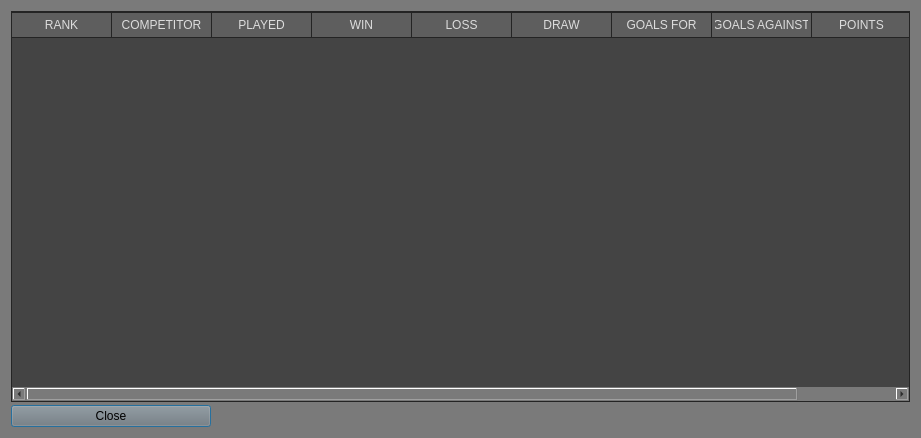
<?xml version="1.0" encoding="UTF-8"?>
<ui version="4.0">
 <class>Tournament</class>
 <widget class="QDialog" name="Tournament">
  <property name="geometry">
   <rect>
    <x>0</x>
    <y>0</y>
    <width>921</width>
    <height>438</height>
   </rect>
  </property>
  <property name="sizePolicy">
   <sizepolicy hsizetype="Expanding" vsizetype="Expanding">
    <horstretch>0</horstretch>
    <verstretch>0</verstretch>
   </sizepolicy>
  </property>
  <property name="focusPolicy">
   <enum>Qt::StrongFocus</enum>
  </property>
  <property name="contextMenuPolicy">
   <enum>Qt::NoContextMenu</enum>
  </property>
  <property name="windowTitle">
   <string>Tournament info</string>
  </property>
  <property name="windowIcon">
   <iconset>
    <normaloff>icon.ico</normaloff>icon.ico</iconset>
  </property>
  <property name="layoutDirection">
   <enum>Qt::LeftToRight</enum>
  </property>
  <property name="styleSheet">
   <string notr="true">background-color: rgb(122, 122, 122)</string>
  </property>
  <layout class="QGridLayout" name="gridLayout">
   <property name="verticalSpacing">
    <number>3</number>
   </property>
   <item row="0" column="0">
    <widget class="QTableWidget" name="tournament_tableWidget">
     <property name="font">
      <font>
       <pointsize>11</pointsize>
      </font>
     </property>
     <property name="contextMenuPolicy">
      <enum>Qt::PreventContextMenu</enum>
     </property>
     <property name="autoFillBackground">
      <bool>false</bool>
     </property>
     <property name="styleSheet">
      <string notr="true">
QTableWidget{
color:#DCDCDC;
background:#444444;
border:1px solid #242424;
alternate-background-color:#525252;
gridline-color:#242424;
}
 
QTableWidget::item:selected{
color:#DCDCDC;
background:qlineargradient(spread:pad,x1:0,y1:0,x2:0,y2:1,stop:0 #484848,stop:1 #383838);
}
 
QTableWidget::item:hover{
background:#5B5B5B;
}
QHeaderView::section{
text-align:center;
background:#5E5E5E;
padding:3px;
margin:0px;
color:#DCDCDC;
border:1px solid #242424;
border-left-width:0;
}
 
QScrollBar:vertical{
background:#484848;
padding:0px;
border-radius:6px;
max-width:12px;
}
 
 
QScrollBar::handle:vertical{
background:#CCCCCC;
}
 
QScrollBar::handle:hover:vertical,QScrollBar::handle:pressed:vertical{
background:#A7A7A7;
}
QScrollBar::sub-page:vertical{
background:444444;
}
 
 
QScrollBar::add-page:vertical{
background:5B5B5B;
}
 
QScrollBar::add-line:vertical{
background:none;
}
QScrollBar::sub-line:vertical{
background:none;
}</string>
     </property>
     <property name="frameShape">
      <enum>QFrame::Box</enum>
     </property>
     <property name="sizeAdjustPolicy">
      <enum>QAbstractScrollArea::AdjustIgnored</enum>
     </property>
     <property name="editTriggers">
      <set>QAbstractItemView::NoEditTriggers</set>
     </property>
     <property name="defaultDropAction">
      <enum>Qt::IgnoreAction</enum>
     </property>
     <property name="alternatingRowColors">
      <bool>true</bool>
     </property>
     <property name="selectionMode">
      <enum>QAbstractItemView::ExtendedSelection</enum>
     </property>
     <property name="selectionBehavior">
      <enum>QAbstractItemView::SelectItems</enum>
     </property>
     <property name="textElideMode">
      <enum>Qt::ElideRight</enum>
     </property>
     <property name="verticalScrollMode">
      <enum>QAbstractItemView::ScrollPerItem</enum>
     </property>
     <property name="horizontalScrollMode">
      <enum>QAbstractItemView::ScrollPerItem</enum>
     </property>
     <property name="showGrid">
      <bool>true</bool>
     </property>
     <property name="gridStyle">
      <enum>Qt::SolidLine</enum>
     </property>
     <property name="wordWrap">
      <bool>true</bool>
     </property>
     <attribute name="horizontalHeaderVisible">
      <bool>true</bool>
     </attribute>
     <attribute name="horizontalHeaderCascadingSectionResizes">
      <bool>true</bool>
     </attribute>
     <attribute name="horizontalHeaderShowSortIndicator" stdset="0">
      <bool>false</bool>
     </attribute>
     <attribute name="horizontalHeaderStretchLastSection">
      <bool>false</bool>
     </attribute>
     <attribute name="verticalHeaderVisible">
      <bool>false</bool>
     </attribute>
     <column>
      <property name="text">
       <string>RANK</string>
      </property>
     </column>
     <column>
      <property name="text">
       <string>COMPETITOR</string>
      </property>
     </column>
     <column>
      <property name="text">
       <string>PLAYED</string>
      </property>
     </column>
     <column>
      <property name="text">
       <string>WIN</string>
      </property>
     </column>
     <column>
      <property name="text">
       <string>LOSS</string>
      </property>
     </column>
     <column>
      <property name="text">
       <string>DRAW</string>
      </property>
     </column>
     <column>
      <property name="text">
       <string>GOALS FOR</string>
      </property>
     </column>
     <column>
      <property name="text">
       <string>GOALS AGAINST</string>
      </property>
     </column>
     <column>
      <property name="text">
       <string>POINTS</string>
      </property>
     </column>
    </widget>
   </item>
   <item row="1" column="0">
    <widget class="QPushButton" name="pushButton">
     <property name="maximumSize">
      <size>
       <width>200</width>
       <height>16777215</height>
      </size>
     </property>
     <property name="contextMenuPolicy">
      <enum>Qt::NoContextMenu</enum>
     </property>
     <property name="layoutDirection">
      <enum>Qt::LeftToRight</enum>
     </property>
     <property name="text">
      <string>Close</string>
     </property>
    </widget>
   </item>
  </layout>
 </widget>
 <resources/>
 <connections>
  <connection>
   <sender>pushButton</sender>
   <signal>clicked()</signal>
   <receiver>Tournament</receiver>
   <slot>close()</slot>
   <hints>
    <hint type="sourcelabel">
     <x>172</x>
     <y>416</y>
    </hint>
    <hint type="destinationlabel">
     <x>276</x>
     <y>420</y>
    </hint>
   </hints>
  </connection>
 </connections>
</ui>
